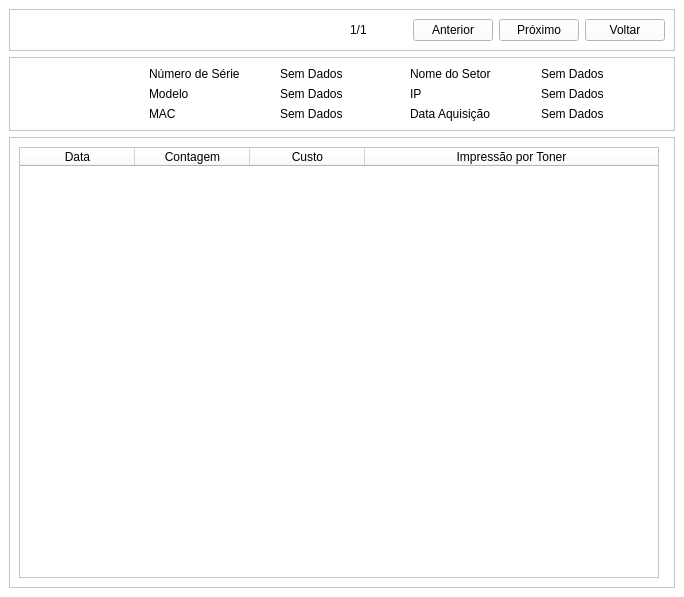
<?xml version="1.0" encoding="UTF-8"?>
<ui version="4.0">
 <class>Relatorio</class>
 <widget class="QMainWindow" name="Relatorio">
  <property name="geometry">
   <rect>
    <x>0</x>
    <y>0</y>
    <width>684</width>
    <height>597</height>
   </rect>
  </property>
  <property name="windowTitle">
   <string>Relatório</string>
  </property>
  <property name="styleSheet">
   <string notr="true">background-color: rgb(255, 255, 255);</string>
  </property>
  <widget class="QWidget" name="centralwidget">
   <layout class="QGridLayout" name="gridLayout_2">
    <item row="0" column="0">
     <widget class="QFrame" name="frame">
      <property name="sizePolicy">
       <sizepolicy hsizetype="Preferred" vsizetype="Maximum">
        <horstretch>0</horstretch>
        <verstretch>0</verstretch>
       </sizepolicy>
      </property>
      <property name="frameShape">
       <enum>QFrame::StyledPanel</enum>
      </property>
      <property name="frameShadow">
       <enum>QFrame::Raised</enum>
      </property>
      <layout class="QHBoxLayout" name="horizontalLayout">
       <item>
        <spacer name="horizontalSpacer_2">
         <property name="orientation">
          <enum>Qt::Horizontal</enum>
         </property>
         <property name="sizeHint" stdset="0">
          <size>
           <width>40</width>
           <height>20</height>
          </size>
         </property>
        </spacer>
       </item>
       <item>
        <widget class="QLabel" name="TX_ContPagina">
         <property name="text">
          <string>1/1</string>
         </property>
        </widget>
       </item>
       <item>
        <spacer name="horizontalSpacer">
         <property name="orientation">
          <enum>Qt::Horizontal</enum>
         </property>
         <property name="sizeType">
          <enum>QSizePolicy::Minimum</enum>
         </property>
         <property name="sizeHint" stdset="0">
          <size>
           <width>40</width>
           <height>20</height>
          </size>
         </property>
        </spacer>
       </item>
       <item>
        <widget class="QPushButton" name="BT_Anterior">
         <property name="text">
          <string>Anterior</string>
         </property>
         <property name="icon">
          <iconset>
           <normaloff>../Arte/anterior.ico</normaloff>../Arte/anterior.ico</iconset>
         </property>
        </widget>
       </item>
       <item>
        <widget class="QPushButton" name="BT_Proximo">
         <property name="text">
          <string>Próximo</string>
         </property>
         <property name="icon">
          <iconset>
           <normaloff>../Arte/proximo.ico</normaloff>../Arte/proximo.ico</iconset>
         </property>
        </widget>
       </item>
       <item>
        <widget class="QPushButton" name="BT_Voltar">
         <property name="text">
          <string>Voltar</string>
         </property>
         <property name="icon">
          <iconset>
           <normaloff>../../../../.designer/Arte/3643764-back-backward-left-reply-turn_113415.ico</normaloff>../../../../.designer/Arte/3643764-back-backward-left-reply-turn_113415.ico</iconset>
         </property>
        </widget>
       </item>
      </layout>
     </widget>
    </item>
    <item row="1" column="0">
     <widget class="QFrame" name="frame_2">
      <property name="frameShape">
       <enum>QFrame::StyledPanel</enum>
      </property>
      <property name="frameShadow">
       <enum>QFrame::Raised</enum>
      </property>
      <layout class="QGridLayout" name="gridLayout_9">
       <item row="0" column="2">
        <widget class="QLabel" name="DD_Num">
         <property name="text">
          <string>Sem Dados</string>
         </property>
        </widget>
       </item>
       <item row="0" column="1">
        <widget class="QLabel" name="TX_Num">
         <property name="text">
          <string>Número de Série</string>
         </property>
        </widget>
       </item>
       <item row="0" column="4">
        <widget class="QLabel" name="DD_Setor">
         <property name="text">
          <string>Sem Dados</string>
         </property>
        </widget>
       </item>
       <item row="0" column="3">
        <widget class="QLabel" name="TX_Setor">
         <property name="text">
          <string>Nome do Setor</string>
         </property>
        </widget>
       </item>
       <item row="0" column="0" rowspan="3">
        <widget class="QLabel" name="Icone">
         <property name="acceptDrops">
          <bool>true</bool>
         </property>
         <property name="text">
          <string/>
         </property>
         <property name="pixmap">
          <pixmap>../Arte/print_printer_printing_1549.ico</pixmap>
         </property>
         <property name="scaledContents">
          <bool>false</bool>
         </property>
         <property name="alignment">
          <set>Qt::AlignCenter</set>
         </property>
         <property name="wordWrap">
          <bool>false</bool>
         </property>
         <property name="openExternalLinks">
          <bool>false</bool>
         </property>
        </widget>
       </item>
       <item row="1" column="1">
        <widget class="QLabel" name="TX_Modelo">
         <property name="text">
          <string>Modelo</string>
         </property>
        </widget>
       </item>
       <item row="1" column="2">
        <widget class="QLabel" name="DD_Modelo">
         <property name="text">
          <string>Sem Dados</string>
         </property>
        </widget>
       </item>
       <item row="1" column="3">
        <widget class="QLabel" name="TX_IP">
         <property name="text">
          <string>IP</string>
         </property>
        </widget>
       </item>
       <item row="1" column="4">
        <widget class="QLabel" name="DD_IP">
         <property name="text">
          <string>Sem Dados</string>
         </property>
        </widget>
       </item>
       <item row="2" column="1">
        <widget class="QLabel" name="TX_MAC">
         <property name="text">
          <string>MAC</string>
         </property>
        </widget>
       </item>
       <item row="2" column="2">
        <widget class="QLabel" name="DD_MAC">
         <property name="text">
          <string>Sem Dados</string>
         </property>
        </widget>
       </item>
       <item row="2" column="3">
        <widget class="QLabel" name="TX_Data">
         <property name="text">
          <string>Data Aquisição</string>
         </property>
        </widget>
       </item>
       <item row="2" column="4">
        <widget class="QLabel" name="DD_Data">
         <property name="text">
          <string>Sem Dados</string>
         </property>
        </widget>
       </item>
      </layout>
     </widget>
    </item>
    <item row="2" column="0">
     <widget class="QFrame" name="frame_3">
      <property name="frameShape">
       <enum>QFrame::StyledPanel</enum>
      </property>
      <property name="frameShadow">
       <enum>QFrame::Raised</enum>
      </property>
      <layout class="QGridLayout" name="gridLayout">
       <item row="0" column="1">
        <widget class="QTableWidget" name="tableWidget">
         <attribute name="horizontalHeaderDefaultSectionSize">
          <number>115</number>
         </attribute>
         <attribute name="horizontalHeaderShowSortIndicator" stdset="0">
          <bool>false</bool>
         </attribute>
         <attribute name="horizontalHeaderStretchLastSection">
          <bool>true</bool>
         </attribute>
         <column>
          <property name="text">
           <string>Data</string>
          </property>
         </column>
         <column>
          <property name="text">
           <string>Contagem</string>
          </property>
         </column>
         <column>
          <property name="text">
           <string>Custo</string>
          </property>
         </column>
         <column>
          <property name="text">
           <string>Impressão por Toner</string>
          </property>
         </column>
        </widget>
       </item>
       <item row="0" column="2">
        <widget class="Grafico" name="grafico" native="true"/>
       </item>
      </layout>
     </widget>
    </item>
   </layout>
  </widget>
 </widget>
 <customwidgets>
  <customwidget>
   <class>Grafico</class>
   <extends>QWidget</extends>
   <header location="global">grafico.h</header>
   <container>1</container>
  </customwidget>
 </customwidgets>
 <tabstops>
  <tabstop>BT_Voltar</tabstop>
 </tabstops>
 <resources/>
 <connections/>
</ui>
